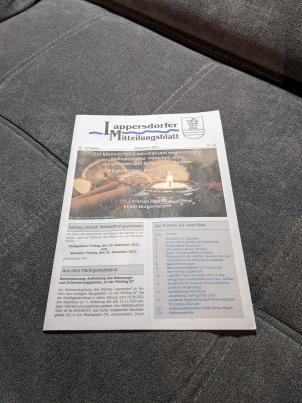
#> input picture lesson6/homework/data/document.jpg, 302 x 403 px
$ jupyter execute Homework.ipynb
#> lines starting #> are read from the running program, lines starting #| are printed output that depends on the picture
# HOMEWORK 6

In this homework you are going to use the Harris corner detector to detect the corners of a document. Document detection is a crucial task for many applications, e.g., text recognition, automatic passport reading (at airport gates), etc.

You will also have to design your own feature descriptor in order to localize and distinguish among the 4 document corners.

At the end of this notebook, there are a couple of questions for you to answer.

So let's begin, shall we?

[cell 1]
import cv2
import math
import numpy as np
from matplotlib import pyplot as plt
plt.rcParams['figure.figsize'] = [15, 10]

Let's load the image we will be working on in this homework.

[cell 2]
# Let's read the image
img = cv2.imread('data/document.jpg')
#> img is the input picture: shape (403, 302, 3); mean B, G, R 112.3, 114.4, 117.9
# Convert it to gray scale
gray = cv2.cvtColor(img, cv2.COLOR_BGR2GRAY)
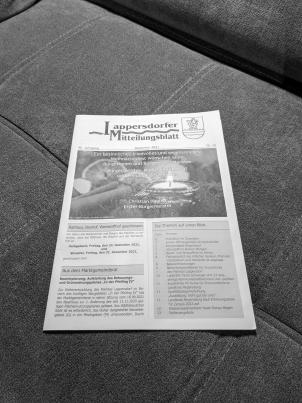
#> gray: shape (403, 302); min 0, max 255, mean 115.3
gray = np.float32(gray)/255
rows, cols = gray.shape
#> rows = 403; cols = 302

# Let's plot the images (colour and gray scale)
plt.subplot(121), plt.imshow(img)
plt.subplot(122), plt.imshow(gray, cmap='gray')
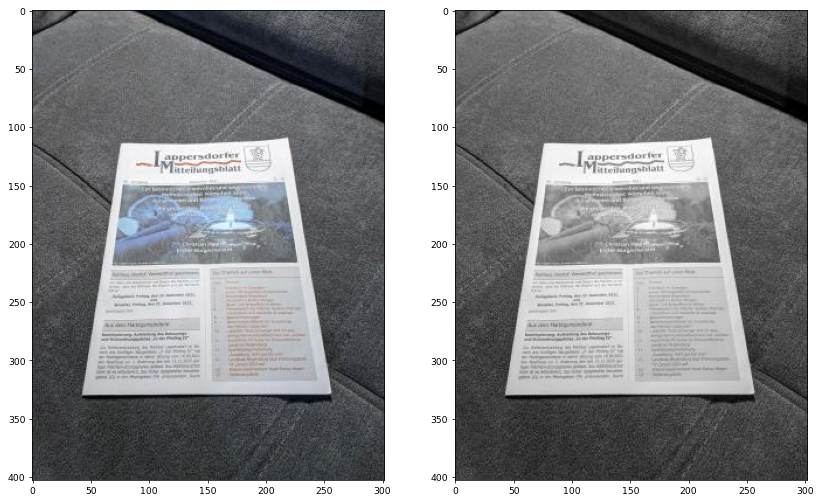
#> figure drawn by matplotlib, 2 panels; B, G, R data is drawn as R, G, B

### Harris Corner Detector
Let us now compute Harris corners. Remember that the Harris detector computes the "cornerness" score for each image pixel.

[cell 3]
# Compute Harris corners (use the available OpenCV functions)
# Suggested parameters:
#            block size of 2 pixels
#            gradient kernel size of 3 pixels
#            k parameter equal to 0.04

cornerness = cv2.cornerHarris(src=gray, blockSize=2, ksize=3, k=0.04)
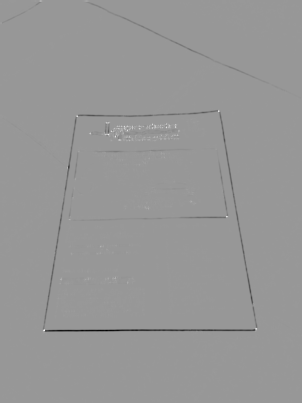
#> cornerness: shape (403, 302) float32; min -0.00812, max 0.00551, mean -3.51e-05; drawn with min black and max white

# We are not interested in edges, so put to zero all negative cornerness values
cornerness[cornerness < 0] = 0
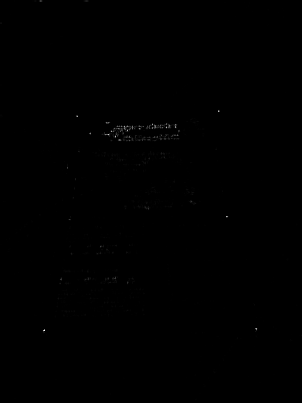
#> cornerness: shape (403, 302) float32; min 0, max 0.00551, mean 6.51e-06; drawn with min black and max white

cornerness /= cornerness.max()             # Normalize to [0, 1]

# Since cornerness has a huge dynamic range, let's take the logarithm for better visualization and manipulation
cornerness_log = np.log(cornerness + 1e-6)
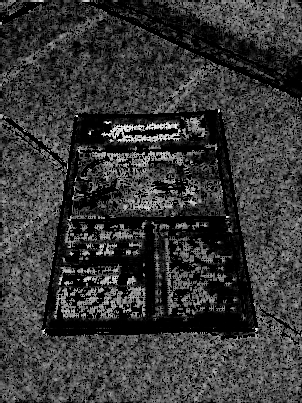
#> cornerness_log: shape (403, 302) float32; min -13.82, max 9.54e-07, mean -10.74; drawn with min black and max white

[cell 4]
# Let's now plot the image and the corresponding Harris corners (in log scale)
plt.subplot(121), plt.imshow(cv2.cvtColor(img, cv2.COLOR_BGR2RGB))
plt.title('Original Image')
plt.subplot(122), plt.imshow(cornerness_log, cmap='jet')
plt.title('Harris Cornerness (log scale)')
plt.show()
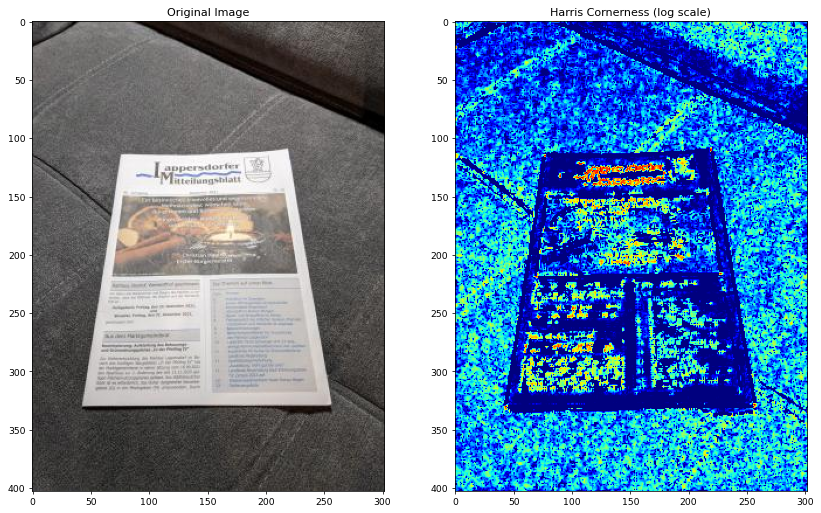
#> figure drawn by matplotlib, 2 panels

At this point, you can see that the Harris detector has detected a lot of features. Not only the four document corners, but also the corners corresponding to (black) letters printed on (white) paper. How can we filter out everything but the 4 document corners?

For that purpose, let's design a custom feature descriptor suitable to detect the document corners. In order to do so, let's have a look at the top left corner.

A good descriptor of that corner, given a certain neghbouring region, would be to assess that the bottom-right quadrant is (much) brighter than the other three quadrants (i.e. top-left, top-right, bottom-left). Let's then implement it :-) I'll do the implementation for the top-left corner, you shall do the rest.

[cell 5]
# Detection thresholds
th_top_left, th_top_right = -1e6, -1e6
th_bottom_left, th_bottom_right = -1e6, -1e6

# Corner coordinates
opt_top_left, opt_top_right = None, None
opt_bottom_left, opt_bottom_right = None, None

# Size of each quadrant (in pixels)
quad_size = int(min(rows, cols) * 0.02)
#> quad_size = 6

# Let's now scan the Harris detection results
for r in range(quad_size, rows-quad_size):
    for c in range(quad_size, cols-quad_size):
        # Edges with too small cornerness score are discarded, -7 seems like a good value
        if cornerness[r, c] < 0.1:
            continue

        # Extract block consisting of 4 quadrants
        block = 255*gray[r-quad_size:r+quad_size+1, c-quad_size:c+quad_size+1]

        # Extract the four quandrants
        quad_top_left = block[0:quad_size, 0:quad_size]
        quad_top_right = block[0:quad_size, quad_size+1:]
        quad_bottom_left = block[quad_size+1:, 0:quad_size]
        quad_bottom_right = block[quad_size+1:, quad_size+1:]

        # Top-left corner
        # For the top-left document corner, the bottom-right quadrant is mostly paper and the rest is
        # darker background. Therefore, I suggest the descriptor to be the average difference between
        # the paper quandrant and the sum of the 3 remaining bakcground quandrants
        descriptor = np.mean(quad_bottom_right) - (
             np.mean(quad_top_left) + np.mean(quad_top_right) + np.mean(quad_bottom_left))
        if descriptor > th_top_left:
            th_top_left = descriptor
            opt_top_left = (c, r)

        # Top-right corner
        # (your implementation goes here)
        descriptor = np.mean(quad_bottom_left) - (
             np.mean(quad_top_left) + np.mean(quad_top_right) + np.mean(quad_bottom_right))
        if descriptor > th_top_right:
            th_top_right = descriptor
            opt_top_right = (c, r)

        # Bottom-left corner
        # (your implementation goes here)
        descriptor = np.mean(quad_top_right) - (
             np.mean(quad_top_left) + np.mean(quad_bottom_left) + np.mean(quad_bottom_right))
        if descriptor > th_bottom_left:
            th_bottom_left = descriptor
            opt_bottom_left = (c, r)

        # Bottom-right corner
        # (your implementation goes here)
        descriptor = np.mean(quad_top_left) - (
             np.mean(quad_top_right) + np.mean(quad_bottom_left) + np.mean(quad_bottom_right))
        if descriptor > th_bottom_right:
            th_bottom_right = descriptor
            opt_bottom_right = (c, r)
#> after the loop, opt_bottom_left = (43, 330); opt_bottom_right = (256, 329); opt_top_left = (76, 115); opt_top_right = (219, 110); th_bottom_left = 28.58; th_bottom_right = 18; th_top_left = -81.83; th_top_right = -77.17

# Let's draw circles at the detected corners
out = cv2.circle(img, opt_top_left, 3, (255,0,0), -1)
out = cv2.circle(img, opt_top_right, 3, (255,0,0), -1)
#> out: shape (403, 302, 3); mean B, G, R 112.3, 114.4, 117.8
out = cv2.circle(img, opt_bottom_left, 3, (255,0,0), -1)
#> out: shape (403, 302, 3); mean B, G, R 112.4, 114.3, 117.8
out = cv2.circle(img, opt_bottom_right, 3, (255,0,0), -1)
#> out: shape (403, 302, 3); mean B, G, R 112.4, 114.3, 117.8

# And finally we plot the images (with the detected document corners)
plt.subplot(121), plt.imshow(out)
plt.subplot(122), plt.imshow(cornerness)
#> figure, not shown here; B, G, R data is drawn as R, G, B
